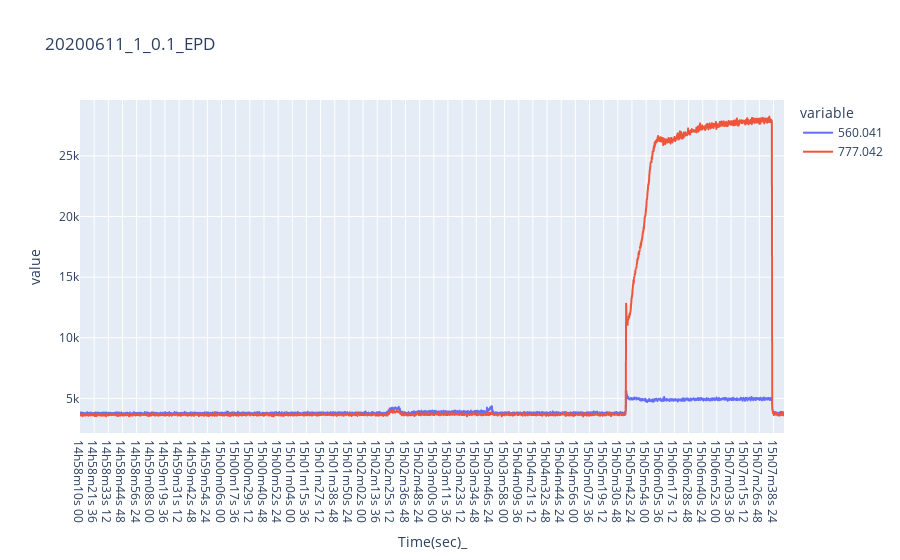

Write notebook code for a chart like this one.
### Code cell
data2 = pd.read_csv('C:/Users/com/Desktop/2020-06-11 TES 실험 OES, CSV데이터/20200611 TES dep_clean_test CSV파일/2020-06-11_14h58m10s_clean2_1_0.1.f_oes.csv')
df_20200611_1_01_EPD = pd.DataFrame(data2[['Time(sec)_','560.041','777.042']])

fig = px.line(df_20200611_1_01_EPD, x="Time(sec)_", y=["560.041", "777.042"], title="20200611_1_0.1_EPD")
fig.show()

### Figure 1 — Plotly figure (JSON) as saved in the notebook; plotly's stock layout.template omitted (floating-point values rounded to 4 significant figures; data arrays with more than 128 entries replaced by an {"elided": "..."} marker saying what was removed)
{"data": [{"hovertemplate": "variable=560.041<br>Time(sec)_=%{x}<br>value=%{y}<extra></extra>", "legendgroup": "560.041", "line": {"color": "#636efa", "dash": "solid"}, "mode": "lines", "name": "560.041", "showlegend": true, "type": "scattergl", "x": {"elided": "2886 str values"}, "xaxis": "x", "y": {"elided": "2886 int values"}, "yaxis": "y"}, {"hovertemplate": "variable=777.042<br>Time(sec)_=%{x}<br>value=%{y}<extra></extra>", "legendgroup": "777.042", "line": {"color": "#EF553B", "dash": "solid"}, "mode": "lines", "name": "777.042", "showlegend": true, "type": "scattergl", "x": {"elided": "2886 str values"}, "xaxis": "x", "y": {"elided": "2886 int values"}, "yaxis": "y"}], "layout": {"legend": {"title": {"text": "variable"}, "tracegroupgap": 0}, "title": {"text": "20200611_1_0.1_EPD"}, "xaxis": {"anchor": "y", "domain": [0, 1], "title": {"text": "Time(sec)_"}}, "yaxis": {"anchor": "x", "domain": [0, 1], "title": {"text": "value"}}}}
